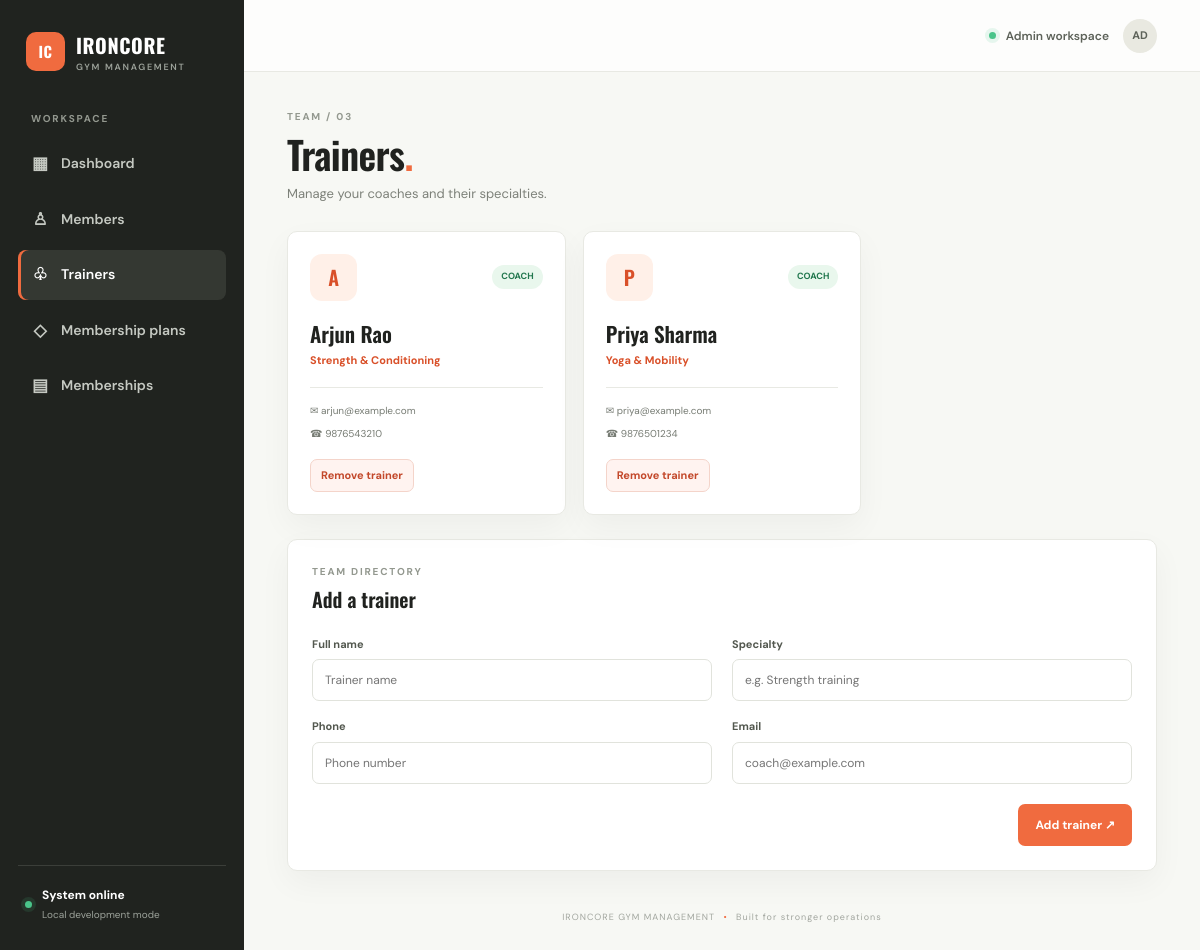
The page /trainers on the database its author committed.
### tables this page shows
CREATE TABLE trainers (
        id INTEGER PRIMARY KEY AUTOINCREMENT,
        full_name TEXT NOT NULL,
        specialty TEXT NOT NULL,
        phone TEXT,
        email TEXT
    );

### app/routes.py (the view, shortened to what this page needs)
@bp.route("/trainers", methods=["GET", "POST"])
def trainers():
    db = get_db()
    rows = db.execute("SELECT * FROM trainers ORDER BY full_name").fetchall()
    return render_template("trainers.html", trainers=rows)

### app/db.py (called while the page is built)
def get_db():
    if "db" not in g:
        g.db = sqlite3.connect(current_app.config["DATABASE"])
        g.db.row_factory = sqlite3.Row
        g.db.execute("PRAGMA foreign_keys = ON")
    return g.db

### app/templates/trainers.html (shortened to what this page needs)
{% extends "base.html" %}
{% block content %}
<div class="page-heading"><div><p class="eyebrow">TEAM / 03</p><h1>Trainers<span class="accent">.</span></h1><p class="subheading">Manage your coaches and their specialties.</p></div></div>
<div class="card-grid">{% for t in trainers %}<article class="trainer-card"><div class="trainer-card-top"><div class="trainer-avatar">{{ t.full_name[:1]|upper }}</div><span class="pill pill-green">COACH</span></div><h3>{{ t.full_name }}</h3><p class="specialty">{{ t.specialty }}</p><div class="trainer-contact"><span>✉ {{ t.email or 'Email not provided' }}</span><span>☎ {{ t.phone or 'Phone not provided' }}</span></div><form method="post" action="{{ url_for('main.delete_trainer', trainer_id=t.id) }}" data-confirm="Delete trainer {{ t.full_name }}?"><button class="btn btn-small btn-danger" type="submit">Remove trainer</button></form></article>{% else %}<div class="empty-state">No trainers added yet.</div>{% endfor %}</div>
<section class="panel form-panel"><div class="panel-heading"><div><p class="eyebrow">TEAM DIRECTORY</p><h3>Add a trainer</h3></div></div><form method="post" class="form-grid"><label>Full name <input name="full_name" required placeholder="Trainer name"></label><label>Specialty <input name="specialty" required placeholder="e.g. Strength training"></label><label>Phone <input name="phone" type="tel" placeholder="Phone number"></label><label>Email <input name="email" type="email" placeholder="coach@example.com"></label><div class="form-actions"><button class="btn btn-primary" type="submit">Add trainer ↗</button></div></form></section>
{% endblock %}

### app/static/css/style.css (style rules this page uses)
:root { --ink:#20221f;--muted:#7d8179;--line:#e8e9e3;--paper:#f7f8f4;--white:#fff;--orange:#f06b3f;--orange-dark:#d95029;--green:#25845a;--sidebar:#20231f;--sidebar-muted:#9ca29a;--shadow:0 12px 32px rgba(32,34,31,.045) }
* { box-sizing:border-box }
html { scroll-behavior:smooth }
body { margin:0;background:var(--paper);color:var(--ink);font-family:"DM Sans",sans-serif;font-size:14px;line-height:1.5 }
button,input,select,textarea { font:inherit }
.nav-label,.eyebrow { font-size:10px;font-weight:700;letter-spacing:1.8px;color:#93988f }
.page-heading { display:flex;justify-content:space-between;align-items:center;gap:20px;margin-bottom:27px }
.eyebrow { margin:0 0 8px }
.page-heading h1,.not-found h1 { font-family:Oswald,sans-serif;font-size:clamp(30px,3.2vw,42px);letter-spacing:-.6px;line-height:1.15;margin:0;font-weight:600 }
.accent { color:var(--orange) }
.subheading { color:var(--muted);margin:8px 0 0;font-size:13px }
.btn { display:inline-flex;justify-content:center;align-items:center;gap:8px;border:1px solid transparent;border-radius:7px;padding:11px 16px;font-weight:700;font-size:12px;cursor:pointer;transition:transform .15s,background .15s;white-space:nowrap }
.btn-primary { background:var(--orange);color:white }
.btn-danger { background:#fff3f0;color:#c3482b;border-color:#f4d4ca }
.btn-small { padding:7px 10px;font-size:11px }
.stat-card,.panel { background:white;border:1px solid var(--line);border-radius:10px;box-shadow:var(--shadow) }
.panel { padding:22px;margin-bottom:20px }
.panel-heading { display:flex;align-items:center;justify-content:space-between;gap:15px;margin-bottom:18px }
.panel-heading .eyebrow { margin-bottom:5px }
.panel-heading h3,.form-panel h3 { font:600 20px Oswald,sans-serif;margin:0 }
.pill { display:inline-flex;align-items:center;border-radius:100px;padding:5px 9px;font-size:9px;font-weight:700;white-space:nowrap }
.pill-green { color:#23784f;background:#e9f7ed }
.form-panel { padding:24px;margin-top:24px }
.form-panel .panel-heading { margin-bottom:22px }
.form-grid { display:grid;grid-template-columns:repeat(2,minmax(0,1fr));gap:17px 20px }
.form-grid label { display:flex;flex-direction:column;gap:7px;font-size:11px;font-weight:700;color:#53584f }
.form-grid input,.form-grid select,.form-grid textarea { width:100%;padding:11px 12px;border:1px solid #e1e3dc;background:#fff;border-radius:7px;color:#292d27;font-size:12px;font-weight:400 }
.form-actions { grid-column:1/-1;display:flex;justify-content:flex-end;padding-top:3px }
.card-grid { display:grid;grid-template-columns:repeat(3,minmax(0,1fr));gap:17px;margin-bottom:22px }
.trainer-card,.plan-card { background:white;border:1px solid var(--line);border-radius:10px;padding:22px;box-shadow:var(--shadow) }
.trainer-card-top,.plan-card-top { display:flex;align-items:center;justify-content:space-between }
.trainer-avatar { display:grid;place-items:center;width:47px;height:47px;background:#fff0e8;color:var(--orange-dark);font:600 20px Oswald,sans-serif;border-radius:12px }
.trainer-card h3,.plan-card h3 { font:600 21px Oswald,sans-serif;margin:17px 0 3px }
.specialty { color:var(--orange-dark);font-size:11px;font-weight:700;margin:0 0 19px }
.trainer-contact { display:grid;gap:8px;padding:15px 0;border-top:1px solid var(--line);color:#777c74;font-size:10px;overflow-wrap:anywhere }
.trainer-card form { margin-top:3px }

### rows shown on the page
trainers: full_name "A", full_name "Arjun Rao", specialty "Strength & Conditioning", email "arjun@example.com", phone "9876543210"
trainers: full_name "P", full_name "Priya Sharma", specialty "Yoga & Mobility", email "priya@example.com", phone "9876501234"
